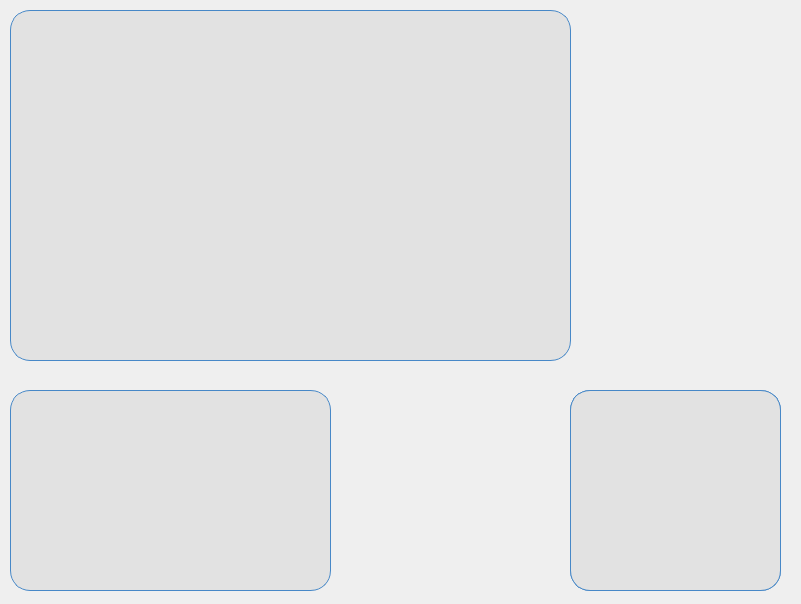
<?xml version="1.0" encoding="UTF-8"?>
<ui version="4.0">
 <class>Dialog</class>
 <widget class="QDialog" name="Dialog">
  <property name="geometry">
   <rect>
    <x>0</x>
    <y>0</y>
    <width>801</width>
    <height>604</height>
   </rect>
  </property>
  <property name="windowTitle">
   <string>Dialog</string>
  </property>
  <widget class="QFrame" name="frame">
   <property name="geometry">
    <rect>
     <x>570</x>
     <y>390</y>
     <width>211</width>
     <height>201</height>
    </rect>
   </property>
   <property name="styleSheet">
    <string notr="true">    background-color: #e2e2e2; /* Couleur de fond */
    border: 1px solid #4788c7; /* Couleur de la bordure */
    border-radius: 20px; /* Coins arrondis */</string>
   </property>
   <property name="frameShape">
    <enum>QFrame::StyledPanel</enum>
   </property>
   <property name="frameShadow">
    <enum>QFrame::Raised</enum>
   </property>
   <widget class="QFrame" name="frameiiii">
    <property name="geometry">
     <rect>
      <x>0</x>
      <y>0</y>
      <width>211</width>
      <height>201</height>
     </rect>
    </property>
    <property name="mouseTracking">
     <bool>false</bool>
    </property>
    <property name="tabletTracking">
     <bool>false</bool>
    </property>
    <property name="contextMenuPolicy">
     <enum>Qt::CustomContextMenu</enum>
    </property>
    <property name="acceptDrops">
     <bool>false</bool>
    </property>
    <property name="whatsThis">
     <string/>
    </property>
    <property name="autoFillBackground">
     <bool>false</bool>
    </property>
    <property name="styleSheet">
     <string notr="true">background-image: url('C:/Users/atefd/Downloads/test.png');

background-repeat: no-repeat;
background-position: center;
background-size: contain; /* Ajuste l'image sans la déformer */
</string>
    </property>
    <property name="frameShadow">
     <enum>QFrame::Raised</enum>
    </property>
    <widget class="QPushButton" name="pushButton_5">
     <property name="geometry">
      <rect>
       <x>80</x>
       <y>10</y>
       <width>51</width>
       <height>41</height>
      </rect>
     </property>
     <property name="styleSheet">
      <string notr="true">QPushButton {
    background: none;
    border: none;
    background-image: url('C:/Users/atefd/Downloads/forward-chevron.png');
    border: none; /* Si vous voulez supprimer les bordures par défaut */

    background-repeat: no-repeat;
    background-position: center;
    background-size: 50px 50px; /* Taille fixe de l'icône */
    width: 60px; /* Taille du bouton */
    height: 60px; /* Taille du bouton */
    border-radius: 30px; /* La moitié de la taille pour rendre le bouton circulaire */
}

QPushButton:hover {
    background-color: rgba(100, 100, 255, 0.2); /* Effet au survol */
    border: 2px solid rgba(100, 100, 255, 0.5); /* Ajout d'une bordure légère */
}
</string>
     </property>
     <property name="text">
      <string/>
     </property>
     <property name="icon">
      <iconset theme="droit">
       <normaloff>../../../../Program Files (x86)/Qt Designer</normaloff>../../../../Program Files (x86)/Qt Designer</iconset>
     </property>
    </widget>
    <widget class="QPushButton" name="pushButton_2">
     <property name="geometry">
      <rect>
       <x>20</x>
       <y>80</y>
       <width>41</width>
       <height>51</height>
      </rect>
     </property>
     <property name="styleSheet">
      <string notr="true">QPushButton {
    background: none;
    border: none;
    background-image: url('C:/Users/atefd/Downloads/left-chevron.png');
    background-repeat: no-repeat;
    background-position: center;
    background-size: 50px 50px; /* Taille fixe de l'icône */
    width: 60px; /* Taille du bouton */
    height: 60px; /* Taille du bouton */
    border-radius: 30px; /* La moitié de la taille pour rendre le bouton circulaire */
}

QPushButton:hover {
    background-color: rgba(100, 100, 255, 0.2); /* Effet au survol */
    border: 2px solid rgba(100, 100, 255, 0.5); /* Ajout d'une bordure légère */
}
</string>
     </property>
     <property name="text">
      <string/>
     </property>
     <property name="icon">
      <iconset theme="droit"/>
     </property>
    </widget>
    <widget class="QPushButton" name="pushButton_6">
     <property name="geometry">
      <rect>
       <x>80</x>
       <y>150</y>
       <width>51</width>
       <height>31</height>
      </rect>
     </property>
     <property name="styleSheet">
      <string notr="true">QPushButton {
    background: none;
    border: none;
    background-image: url('C:/Users/atefd/Downloads/back-chevron.png');
    background-repeat: no-repeat;
    background-position: center;
    background-size: 50px 50px; /* Taille fixe de l'icône */
    width: 60px; /* Taille du bouton */
    height: 60px; /* Taille du bouton */
    border-radius: 30px; /* La moitié de la taille pour rendre le bouton circulaire */
}

QPushButton:hover {
    background-color: rgba(100, 100, 255, 0.2); /* Effet au survol */
    border: 2px solid rgba(100, 100, 255, 0.5); /* Ajout d'une bordure légère */
}
</string>
     </property>
     <property name="text">
      <string/>
     </property>
     <property name="icon">
      <iconset theme="droit">
       <normaloff>../../../../Program Files (x86)/Qt Designer</normaloff>../../../../Program Files (x86)/Qt Designer</iconset>
     </property>
    </widget>
    <widget class="QPushButton" name="pushButton_7">
     <property name="geometry">
      <rect>
       <x>150</x>
       <y>80</y>
       <width>41</width>
       <height>51</height>
      </rect>
     </property>
     <property name="styleSheet">
      <string notr="true">QPushButton {
    background: none;
    border: none;
    background-image: url('C:/Users/atefd/Downloads/right-chevron.png');
    background-repeat: no-repeat;
    background-position: center;
    background-size: 50px 50px; /* Taille fixe de l'icône */
    width: 60px; /* Taille du bouton */
    height: 60px; /* Taille du bouton */
    border-radius: 30px; /* La moitié de la taille pour rendre le bouton circulaire */
}

QPushButton:hover {
    background-color: rgba(100, 100, 255, 0.2); /* Effet au survol */
    border: 2px solid rgba(100, 100, 255, 0.5); /* Ajout d'une bordure légère */
}
</string>
     </property>
     <property name="text">
      <string/>
     </property>
     <property name="icon">
      <iconset theme="droit">
       <normaloff>../../../../Program Files (x86)/Qt Designer</normaloff>../../../../Program Files (x86)/Qt Designer</iconset>
     </property>
    </widget>
   </widget>
  </widget>
  <widget class="QFrame" name="frame_2">
   <property name="geometry">
    <rect>
     <x>10</x>
     <y>390</y>
     <width>321</width>
     <height>201</height>
    </rect>
   </property>
   <property name="styleSheet">
    <string notr="true">background-color: #e2e2e2;
    border: 1px solid #4788c7; /* Couleur de la bordure */

border-radius: 20px; /* C'est un carré */
</string>
   </property>
   <property name="frameShape">
    <enum>QFrame::StyledPanel</enum>
   </property>
   <property name="frameShadow">
    <enum>QFrame::Raised</enum>
   </property>
  </widget>
  <widget class="QFrame" name="frame_3">
   <property name="geometry">
    <rect>
     <x>10</x>
     <y>10</y>
     <width>561</width>
     <height>351</height>
    </rect>
   </property>
   <property name="styleSheet">
    <string notr="true">background-color: #e2e2e2;
    border: 1px solid #4788c7; /* Couleur de la bordure */

border-radius: 20px; /* C'est un carré */
</string>
   </property>
   <property name="frameShape">
    <enum>QFrame::StyledPanel</enum>
   </property>
   <property name="frameShadow">
    <enum>QFrame::Raised</enum>
   </property>
  </widget>
 </widget>
 <resources>
  <include location="../../Downloads/logo.qrc"/>
 </resources>
 <connections/>
</ui>
